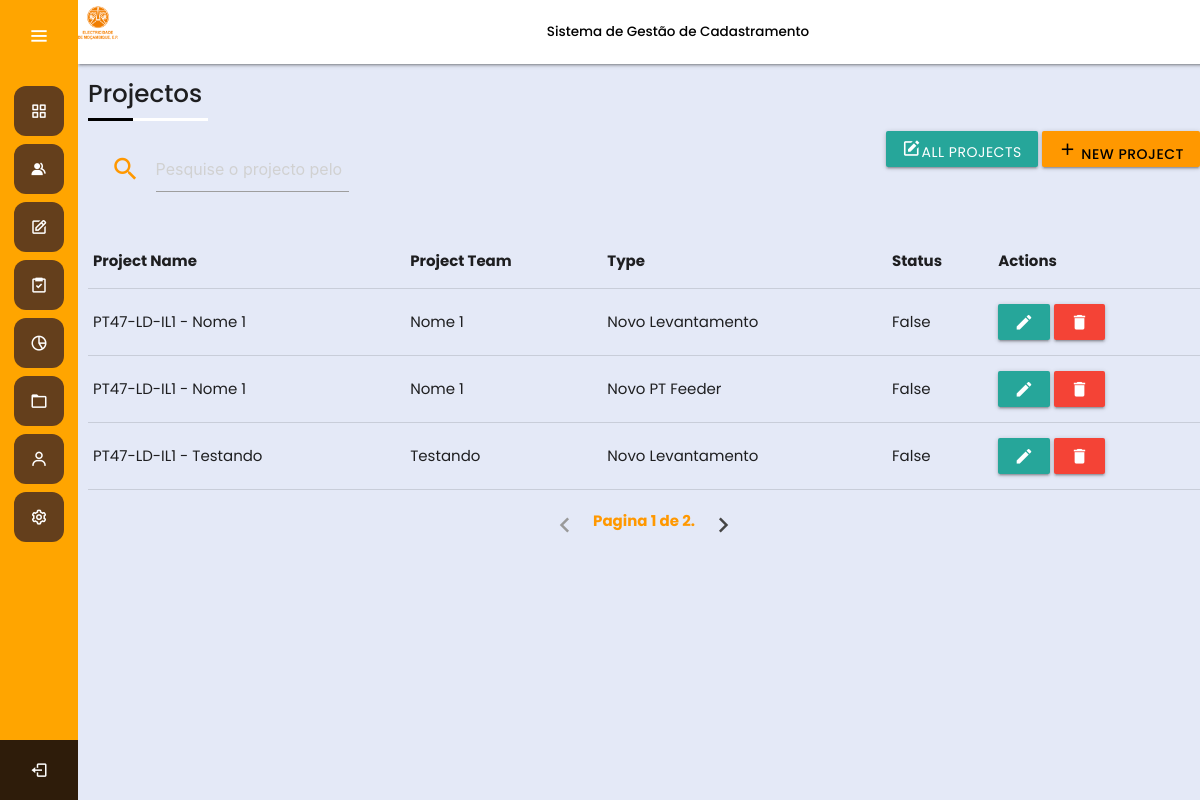
/project/ (signed in), run on an earlier commit of the app's database.
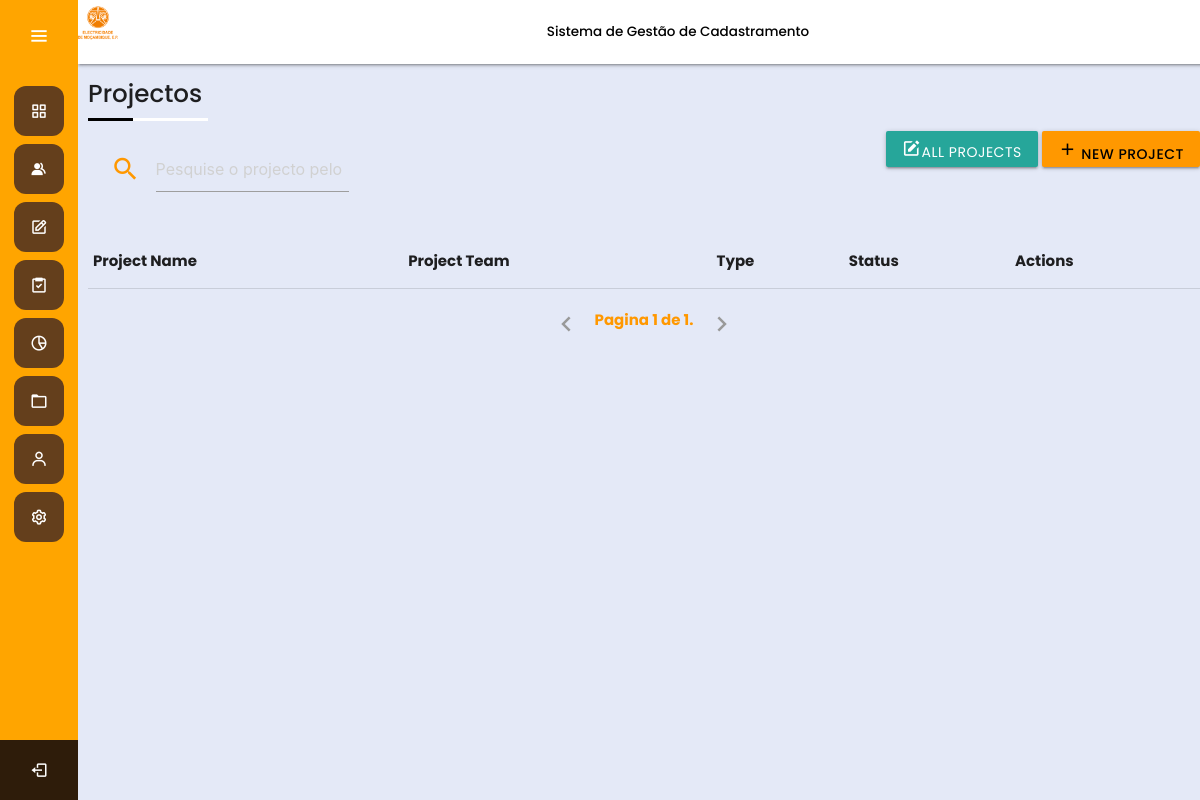
And on a later commit of the database.
### Project/models.py (models this page shows, shortened)
class Projecto(models.Model):
    tipo = models.ForeignKey(Project_type, on_delete=models.CASCADE, default=1)
    equipe = models.ForeignKey(Team, on_delete=models.CASCADE, default=1)
    LV = models.ForeignKey(LV_Feeder, on_delete=models.CASCADE, default=1)
    is_active = models.BooleanField(default=True)
    @property
    def lv_equipe_name(self):
        return f'{self.LV} - {self.equipe}'

class LV_Feeder(models.Model):
    name = models.CharField(max_length=15)
    PT = models.ManyToManyField (PT)
    def __str__(self):
        return f'{self.name}'

class Project_type(models.Model):
    Project_TYPE = (
        ('Novo Levantamento', 'Novo Levantamento'),
        ('Novo PT Feeder ', 'Novo PT Feeder '),
        ('Levantamento Correction', 'Levantamento Correction'),
        ('Premisses Locked', ' Premisses Locked'),
    )
    type = models.CharField(max_length=30, choices=Project_TYPE, unique=True)
    def __str__(self):
        return self.get_type_display()

### Team/models.py (models this page shows, shortened)
class Team(models.Model):
    name = models.CharField(max_length=100, unique=True)
    slug = models.SlugField(default="", null=False)
    state = models.BooleanField(default=True)
    asc = models.ForeignKey(ASC, on_delete=models.CASCADE)
    creator = models.ForeignKey(User, on_delete=models.CASCADE, related_name='created_teams')
    membros = models.ManyToManyField(User,  related_name='teams_members', limit_choices_to={'user_type__in':['tecnico_campo']})
    supervisor = models.ForeignKey(User, on_delete=models.CASCADE, related_name='teams_supervisor', limit_choices_to={'user_type__in':['supervisor_campo']}, default=1)
    date_created = models.DateTimeField(default=timezone.now)
    def __str__(self):
       return f'{self.name}'
    def get_membros(self):
        return ", ".join([membro.first_name for membro in self.membros.first_name.all()])
    get_membros.short_description = 'Membros'

### Project/views.py (the view, shortened to what this page needs)
# urls.py: path('', views.Templateview.as_view(), name='project_show'),
class Templateview(PermissionRequiredMixin, TemplateView):
    permission_required = 'Project.view_projecto'
    template_name = 'project_view.html'
    def get_context_data(self, **kwargs):
        context = super().get_context_data(**kwargs)
        all_projects = Projecto.objects.all()
        page = self.request.GET.get('page', 1)
        paginator = Paginator(all_projects, 3)  # Show 10 teams per page
        try:
            projectos = paginator.page(page)
        except PageNotAnInteger:
            projectos = paginator.page(1)
        except EmptyPage:
            projectos = paginator.page(paginator.num_pages)
        context['project'] = projectos
        return context

### Accounts/models.py (called while the page is built)
    def __str__(self):
        return self.nome

### templates/project_view.html (shortened to what this page needs)
{% extends "base.html" %}
{% block page_header %}
  Projectos
{% endblock page_header %}
{% block content_main %}
      <div class="row">
        <div class="col s7">
        <form method="POST" action="{% url 'Project:project_show' %}" >
            <div class="input-field col s5">
              <i class="orange-text material-icons prefix">search</i>
               <input id="search" type="search" name="search" required placeholder="Pesquise o projecto pelo nome">
            </div>
          </form>
      </div>
      <div class="right">
        <a href="{% url 'Project:project_show' %}" class="btn"> <i class="bx bxs-edit"></i>All Projects </a>
        <a href="{% url 'Project:project_create' %}" class="btn orange black-text"> <i class="material-icons">add</i>
          New Project</a>
   </div>
</div>
<div class="row">
  <table>
      <thead>
          <tr>
              <th>Project Name</th>
              <th>Project Team</th>
              <th>Type</th>
              <th>Status</th>
              <th>Actions</th>
          </tr>
      </thead>
      <tbody>
          {% if result %}
              {% for projects in result %}
                  <tr>
                      <td>{{projects.lv_equipe_name}}</td>
                      <td>{{projects.equipe}}</td>
                      <td>{{ projects.tipo }}</td>
                      <td>{{projects.is_active}}</td>
                      <td>
                          <a href="" class="waves-effect waves-light btn"><i class="material-icons" data-toggle="tooltip" title="Edit">edit</i></a>
                          <a href="#modal2" class="waves-effect waves-light btn red modal-trigger"> <i class="material-icons" data-toggle="tooltip" title="Delete">delete</i></a>
                          <div id="modal2" class="modal">
                              <div class="modal-content orange">
                                  <div class="title">
                                      <h5>Team</h5>
                                  </div>
                                  <blockquote>
                                      De certeza vai apagar permanentemente a equipe: {{detail.name}}?
                                      <p class="white-text">Sera permanente</p>
                                  </blockquote>
                                  <form method="post" action="">
                                      {% csrf_token %}
                                  </form>
                              </div>
                              <div class="modal-footer">
                                  <input type="submit" class='btn btn-danger red' value="Delete">
                              </div>
                          </div>
                      </td>
                  </tr>
              {% endfor %}
          {% else %}
              {% for projects in project %}
                  <tr>
                      <td>{{projects.lv_equipe_name}}</td>
                      <td>{{projects.equipe}}</td>
                      <td>{{projects.tipo}}</td>
                      <td>{{projects.is_active}}</td>
                      <td>
                          <a href="" class="waves-effect waves-light btn"><i class="material-icons" data-toggle="tooltip" title="Edit">edit</i></a>
                          <a href="#modal2" class="waves-effect waves-light btn red modal-trigger"> <i class="material-icons" data-toggle="tooltip" title="Delete">delete</i></a>
                      </td>
                  </tr>
              {% endfor %}
          {% endif %}
      </tbody>
  </table>
</div>
<ul class="pagination center orange-text" style="font-weight: bold">
  {% if project.has_previous %}
      <li class="waves-effect"><a href="?page={{ project.previous_page_number }}"><i class="material-icons text-custom-color">chevron_left</i></a></li>
  {% else %}
      <li class="disabled"><a><i class="material-icons">chevron_left</i></a></li>
  {% endif %}
  <span class="current text-custom-color">
      Pagina {{ project.number }} de {{ project.paginator.num_pages }}.
  </span>
  {% if project.has_next %}
      <li class="waves-effect"><a href="?page={{ project.next_page_number }}"><i class="material-icons text-custom-color">chevron_right</i></a></li>
  {% else %}
      <li class="disabled"><a><i class="material-icons">chevron_right</i></a></li>
  {% endif %}
</ul>
{% endblock content_main %}

### templates/base.html (shortened to what this page needs)
{% load static %}
<!DOCTYPE html>
<html lang="en" dir="ltr">
  <head>
    <link rel="stylesheet" href="{% static 'css/style.css' %}">
    <link rel="stylesheet" href="{% static 'css/materialize.min.css' %}">
    <link href="https://unpkg.com/boxicons@2.0.7/css/boxicons.min.css" rel="stylesheet" />
  </head>
  <body>
    <div class="sidebar">
      <div class="logo-details">
        <i class="bx bx-menu" id="btn"></i>
      </div>
      <ul class="nav-list">
        <li>
          <a href="{% url 'Panel:panel_main' %}">
            <i class="bx bx-grid-alt"></i>
          </a>
        </li>
        {% if perms.Team.view_team %}
        <li>
          <a href="{% url 'Team:team_show' %}">
            <i class="bx bxs-group icon"></i>
          </a>
        </li>
      {% endif %}
       {% if perms.Project.view_projecto %}
        <li>
          <a href="{% url 'Project:project_show' %}">
            <i class='bx bx-edit'></i>
          </a>
        </li>
      {% endif %}
      {% if perms.Task.add_task %}
      <li>
        <a href="{% url 'Task:task_view' %}">
          <i class="bx bx-task icon"></i>
        </a>
      </li>
      {% endif %}
        <li>
          <a href="#">
            <i class="bx bx-pie-chart-alt-2"></i>
          </a>
        </li>
        <li>
          <a href="#">
            <i class="bx bx-folder"></i>
          </a>
        </li>
        <li>
          <a href="#">
            <i class="bx bx-user"></i>
          </a>
        </li>
        <li class="disabled">
          <a href="#">
            <i class="bx bx-cog"></i>
          </a>
        </li>
        <li class="profile">
          <div class="profile-details">
            <div class="name_job">
                {% if request.user.is_authenticated %}
              <div class="name">
                {% else %}
                None
              {% endif %}
              </div>
              {% if request.user.is_authenticated %}
              <div class="job">
                {% else %}
                  None
              {% endif %}
            </div>
            </div>
            <a href="{% url 'Accounts:logout' %}">
              <i class="bx bx-log-out" id="log_out"></i>
             </a>
          </div>
        </li>
      </ul>
    </div>
    <section class="home-section">
      <div class="navbar-fixed">
        <nav class="white">
          <div class="nav-wrapper ">
            <a href="#" class="brand-logo black-text left">
                <img src="{% static 'img/Edm_logo.ico' %}" alt="Logo" height="40px" width="40px" >
            </a>
            <ul id="nav-mobile" class="center">
              <a href="#" class="black-text">
              Sistema de Gestão de Cadastramento
              </a>
            </ul>
          </div>
        </nav>
      </div>
      <div class="main-content">
        <div class="title">
          <h5>
            {% block page_header %}
            {% endblock page_header %}
          </h5>
        </div>
        {% block content_main %}
        {% endblock content_main %}
      </div>
    </section>
</body>
</html>

### static/css/style.css (style rules this page uses)
* { margin: 0; padding: 0; box-sizing: border-box; font-family: "Poppins" , sans-serif; }
.sidebar { position: fixed; left: 0; top: 0; height: 100%; width: 78px; background: #FFA500; padding: 6px 14px; z-index: 99; transition: all 0.5s ease; }
.sidebar .logo-details { background: #FFA500; height: 60px; display: flex; align-items: center; position: relative; }
.sidebar .logo-details #btn { position: absolute; top: 50%; right: 0; transform: translateY(-50%); font-size: 22px; transition: all 0.4s ease; font-size: 23px; text-align: center; cursor: pointer; transition: all 0.5s ease; }
.sidebar i { color: #fff; height: 60px; min-width: 50px; font-size: 28px; text-align: center; line-height: 60px; }
.sidebar .nav-list { margin-top: 20px; height: 100%; }
.sidebar li { position: relative; margin: 8px 0; list-style: none; }
.sidebar li a { display: flex; height: 100%; width: 100%; border-radius: 12px; align-items: center; text-decoration: none; transition: all 0.4s ease; background: #643f1c; }
.sidebar li i { height: 50px; line-height: 50px; font-size: 18px; border-radius: 12px; }
.sidebar li.profile { position: fixed; height: 60px; width: 78px; left: 0; bottom: -8px; padding: 10px 14px; background: #462a10; transition: all 0.5s ease; overflow: hidden; }
.sidebar li .profile-details { display: flex; align-items: center; flex-wrap: nowrap; }
.sidebar li.profile .name, .sidebar li.profile .job { font-size: 15px; font-weight: 400; color: #fff; white-space: nowrap; }
.sidebar li.profile .job { font-size: 12px; }
.sidebar .profile #log_out { position: absolute; top: 50%; right: 0; transform: translateY(-50%); background: #2e1c0a; width: 100%; height: 60px; line-height: 60px; border-radius: 0px; transition: all 0.5s ease; }
.home-section { position: fixed; background: #E4E9F7; min-height: 100vh; top: 0; left: 78px; width: calc(100% - 78px); transition: all 0.5s ease; z-index: 2; }
:root { --third-padding: 5px; --main-margin: 25px; --fourth-padding: 14px; --white-color: #fff; }
.main-content { padding-left: 10px; }
.title { padding-top: 0rem; padding-left: 0; position: relative; margin: 0; }
.title h5 { padding-bottom: var(--fourth-padding); font-family: "Poppins" , sans-serif; font-weight: 500; }
.title::before, .title::after { content: ""; position: absolute; bottom: 0; width: 120px; height: 3px; background-color: var(--white-color); }
.title::after { width: 45px; background-color: #000; }
.black-text { font-size: 0.90rem; font-weight: 500; }

What changed in the data, as far as the page shows it:
removed Projecto: lv_equipe_name "PT47-LD-IL1 - Nome 1", equipe "Nome 1", tipo "Novo Levantamento", is_active "False"
removed Projecto: lv_equipe_name "PT47-LD-IL1 - Nome 1", equipe "Nome 1", tipo "Novo PT Feeder", is_active "False"
removed Projecto: lv_equipe_name "PT47-LD-IL1 - Testando", equipe "Testando", tipo "Novo Levantamento", is_active "False"
Also different on the page:
{{ project.paginator.num_pages }}: "2" → "1"
